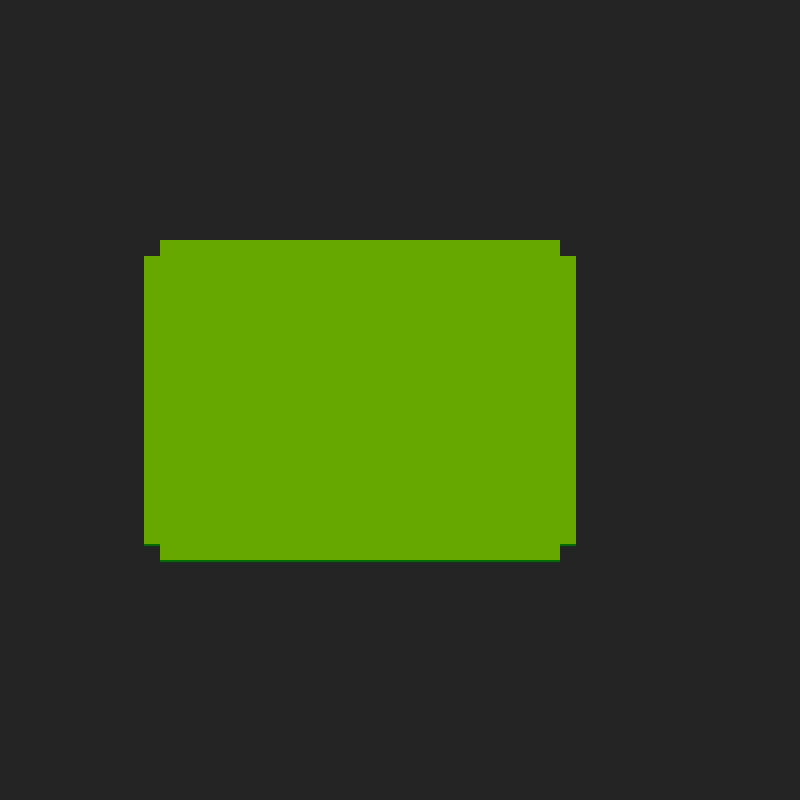

This is a level from a 2D game, rendered from its Tiled map with the project's own tilesets. A one-line summary and the map file follow, with tile-layer data summarised:
An orthogonal 50x50 tile map with 16x16 px tiles, 1 tile layer (Ground), 2 tilesets.

<map version="1.2" tiledversion="1.3.3" orientation="orthogonal" renderorder="right-down" width="50" height="50" tilewidth="16" tileheight="16" infinite="0" nextlayerid="4" nextobjectid="1">
 <tileset firstgid="1" source="tiles.tsx" />
 <tileset firstgid="65" source="terrains.tsx" />
 <layer id="3" name="Ground" width="50" height="50">
  <data>[2500 cells, 2500 non-empty, 14 distinct tile ids]</data>
 </layer>
</map>
